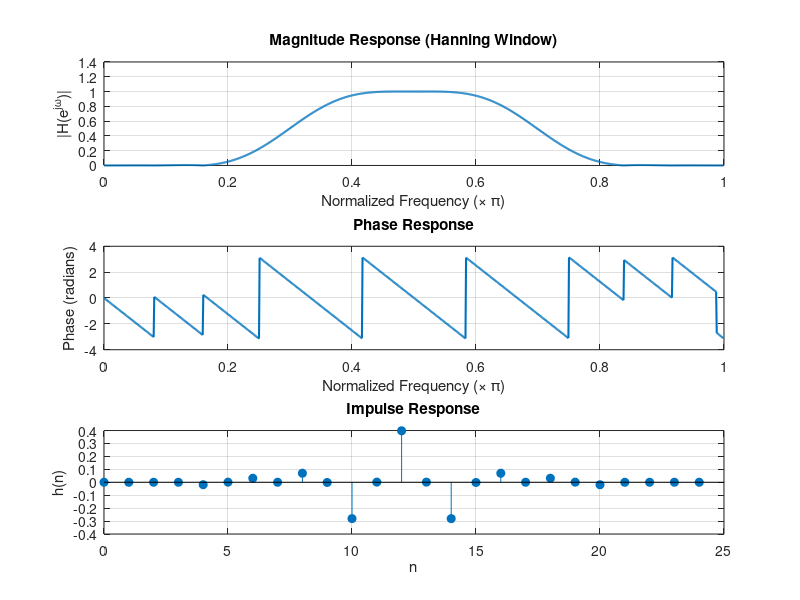

The MATLAB source for this figure:
clc;
clear;
close all;

% -------- Specifications --------
wc1 = 0.3*pi;      % Lower cutoff frequency
wc2 = 0.7*pi;      % Upper cutoff frequency
N = 25;            % Filter length

% Normalized frequencies (0 to 1)
Wn = [wc1 wc2]/pi;

% -------- FIR Bandpass using Hanning Window --------
b = fir1(N-1, Wn, 'bandpass', hann(N));

disp('Filter Coefficients b = ');
disp(b)

% -------- Frequency Response --------
[H, w] = freqz(b, 1, 1024);

% ----------- PLOTS ----------------
figure;

% 1. Magnitude Response
subplot(3,1,1);
plot(w/pi, abs(H), 'LineWidth', 1.5);
xlabel('Normalized Frequency (\times \pi)');
ylabel('|H(e^{j\omega})|');
title('Magnitude Response (Hanning Window)');
grid on;

% 2. Phase Response
subplot(3,1,2);
plot(w/pi, angle(H), 'LineWidth', 1.5);
xlabel('Normalized Frequency (\times \pi)');
ylabel('Phase (radians)');
title('Phase Response');
grid on;

% 3. Impulse Response
subplot(3,1,3);
stem(0:length(b)-1, b, 'filled');
xlabel('n');
ylabel('h(n)');
title('Impulse Response');
grid on;
